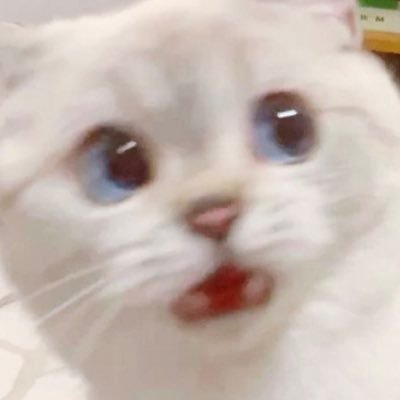
#> input picture 5image.jpg, 400 x 400 px
$ python 5.5.py
#> lines starting #> are read from the running program, lines starting #| are printed output that depends on the picture
import cv2
import imutils

img = cv2.imread("5image.jpg")
#> img is the input picture: shape (400, 400, 3); mean B, G, R 176.9, 185, 199
rotated = imutils.rotate(img, 180)
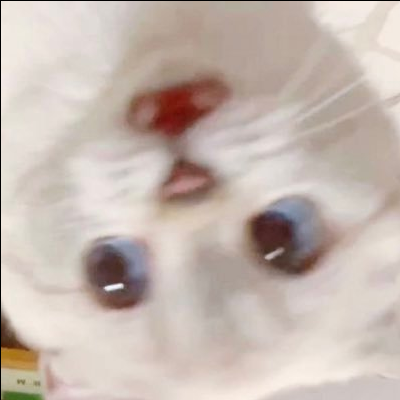
#> rotated: shape (400, 400, 3); mean B, G, R 176, 184, 198
cv2.imshow("rotated", rotated)
cv2.waitKey(0)

$ run again, with 3image.jpg copied over 5image.jpg
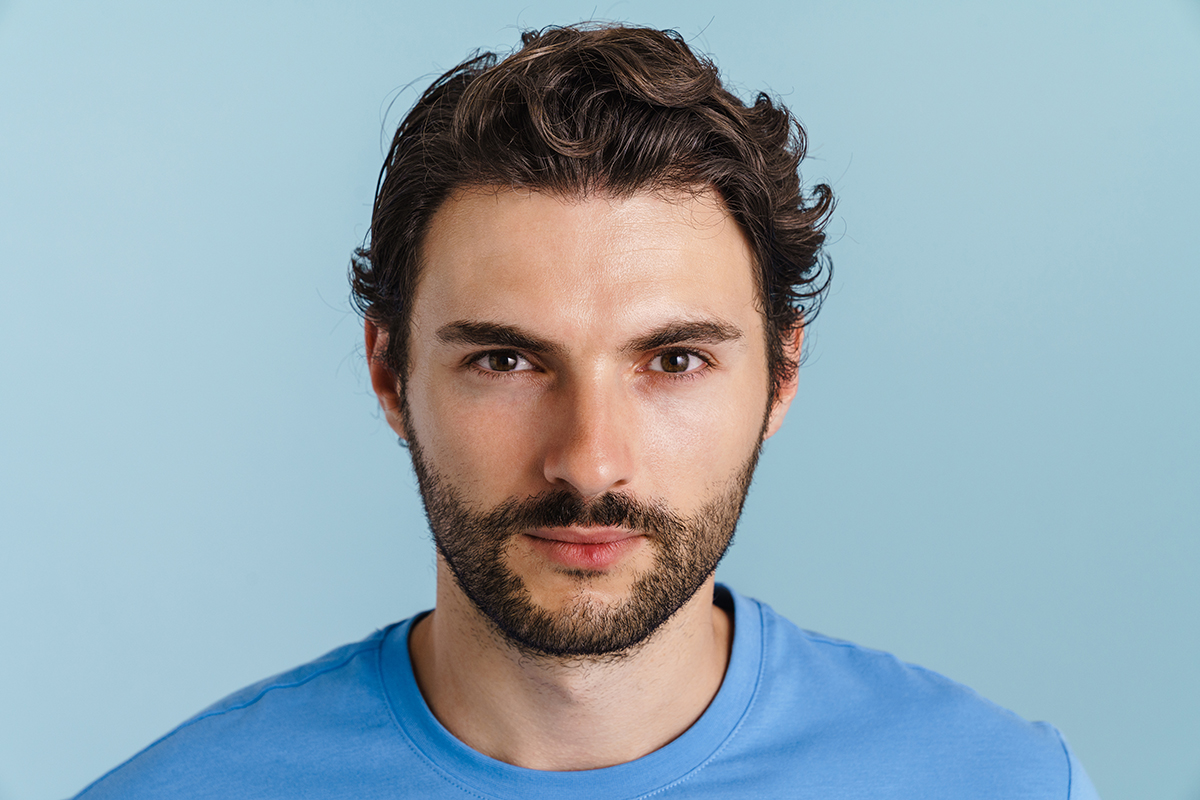
#> input picture 3image.jpg, 1200 x 800 px
#> img is the input picture: shape (800, 1200, 3); mean B, G, R 178.8, 168.4, 148.8
#> `rotated = imutils.rotate(img, 180)`:
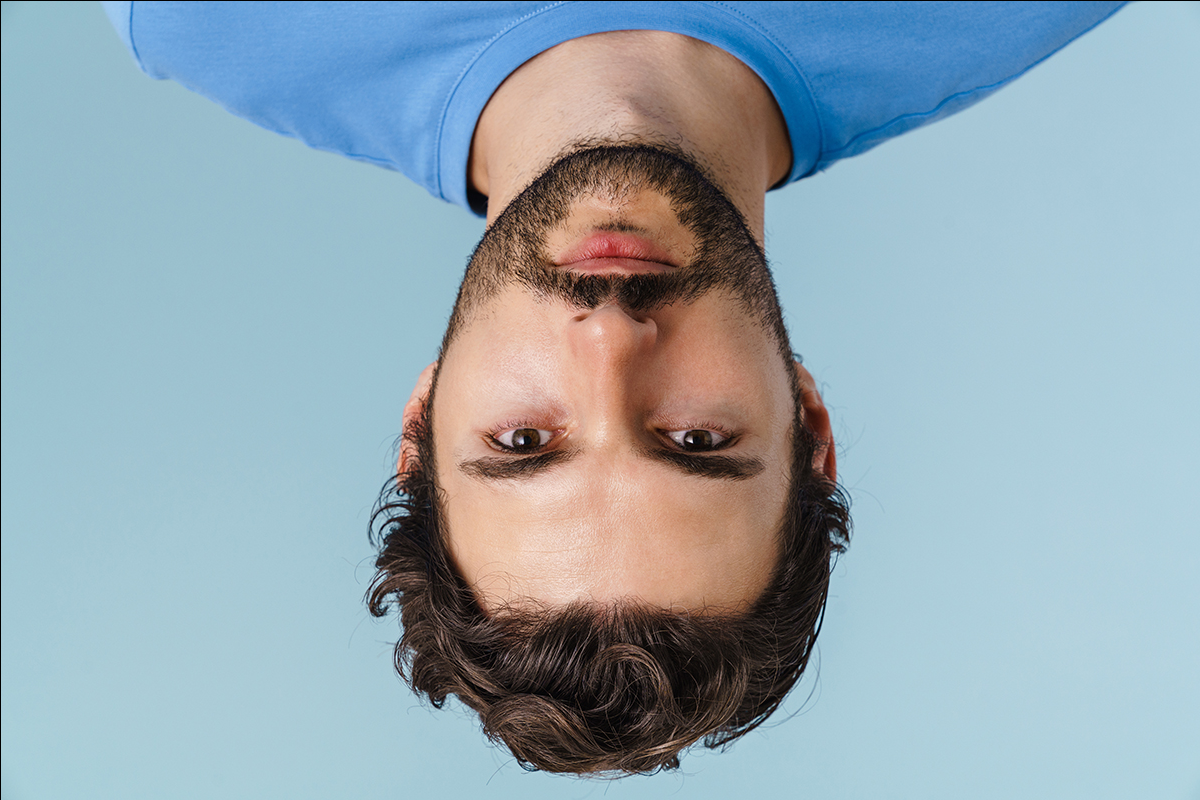
#> rotated: shape (800, 1200, 3); mean B, G, R 178.3, 168, 148.4

$ run again, with 4image.jpg copied over 5image.jpg
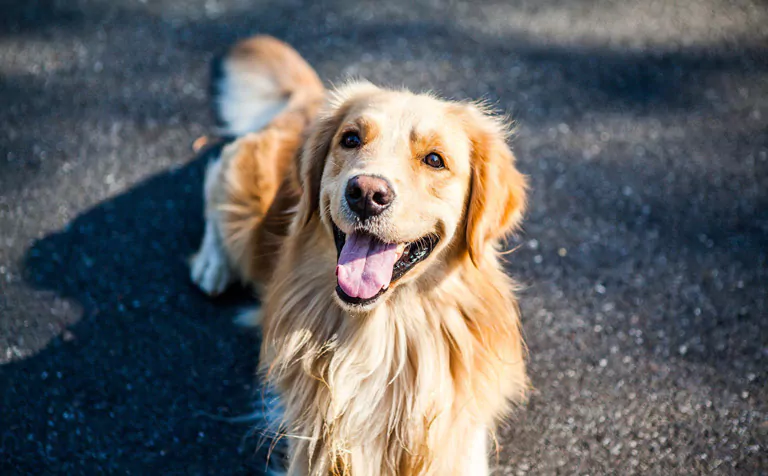
#> input picture 4image.jpg, 768 x 476 px
#> img is the input picture: shape (476, 768, 3); mean B, G, R 99.7, 98.5, 97.9
#> `rotated = imutils.rotate(img, 180)`:
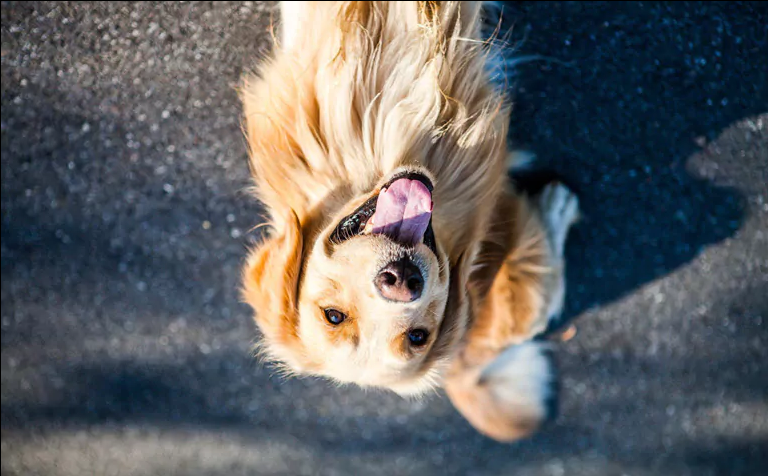
#> rotated: shape (476, 768, 3); mean B, G, R 99.4, 98.3, 97.7

$ run again, with 6image.jpg copied over 5image.jpg
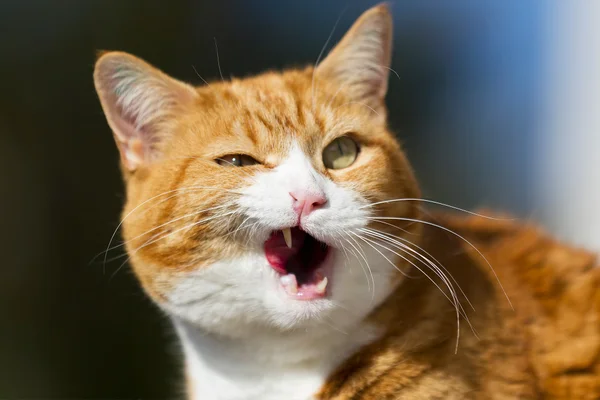
#> input picture 6image.jpg, 600 x 400 px
#> img is the input picture: shape (400, 600, 3); mean B, G, R 79.9, 100.4, 114.6
#> `rotated = imutils.rotate(img, 180)`:
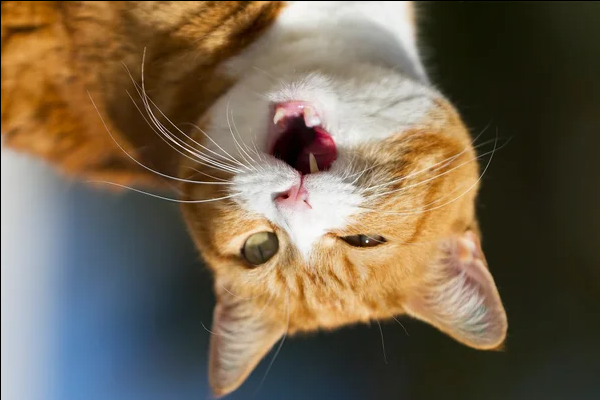
#> rotated: shape (400, 600, 3); mean B, G, R 79.6, 100.1, 114.4
